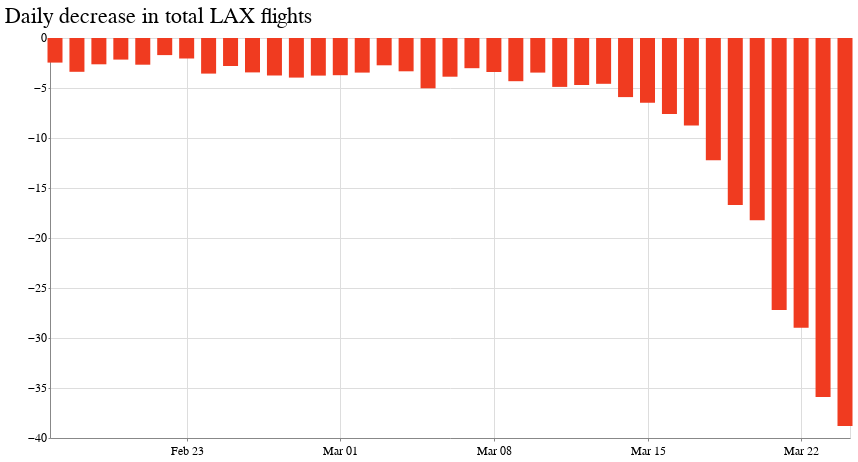

The notebook cell saved with this chart:
### Code cell
alt.Chart(lax).mark_bar(size=15,color='#f03b20').encode(
    x=alt.X('date:T', title='', axis=alt.Axis(tickCount=6, format='%b %d')),
    y=alt.Y('pct_diff:Q', title='')
).properties(width=800, height=400,
    title='Daily decrease in total LAX flights'
)

### Figure 1 — Vega-Lite specification as saved in the notebook (floating-point values rounded to 4 significant figures)
{"config": {"view": {"width": 800, "height": 450}, "background": "#ffffff", "title": {"anchor": "start", "font": "Benton Gothic Bold, sans", "fontColor": "#000000", "fontSize": 22, "fontWeight": "normal"}, "arc": {"fill": "#82c6df"}, "area": {"fill": "#82c6df"}, "line": {"stroke": "#82c6df", "strokeWidth": 3}, "path": {"stroke": "#82c6df"}, "rect": {"fill": "#82c6df"}, "shape": {"stroke": "#82c6df"}, "bar": {"fill": "#82c6df"}, "point": {"stroke": "#82c6df"}, "symbol": {"fill": "#82c6df", "size": 30}, "axis": {"titleFont": "Benton Gothic Bold, sans", "titleFontSize": 13, "titleFontWeight": "normal", "labelFont": "Benton Gothic, sans", "labelFontSize": 11.5, "labelFontWeight": "normal"}, "axisX": {"labelAngle": 0, "labelPadding": 4, "tickSize": 3}, "axisY": {"labelBaseline": "middle", "maxExtent": 45, "minExtent": 45, "tickSize": 2, "titleAlign": "left", "titleAngle": 0, "titleX": -45, "titleY": -11}, "legend": {"titleFont": "Benton Gothic Bold, sans", "titleFontSize": 13, "titleFontWeight": "normal", "symbolType": "square", "labelFont": "Benton Gothic, sans", "labelFontSize": 11.5}, "range": {"category": ["#3580b1", "#ec8431", "#ab7fb4", "#c89d29", "#adc839", "#829eb1"], "diverging": ["#e68a4f", "#f4bb6a", "#f9e39c", "#dadfe2", "#a6b7c6", "#849eae"], "heatmap": ["#fbf2c7", "#f9e39c", "#f8d36e", "#f4bb6a", "#e68a4f", "#d15a40", "#ab4232"], "ordinal": ["#fbf2c7", "#f9e39c", "#f8d36e", "#f4bb6a", "#e68a4f", "#d15a40", "#ab4232"], "ramp": ["#fbf2c7", "#f9e39c", "#f8d36e", "#f4bb6a", "#e68a4f", "#d15a40", "#ab4232"]}}, "data": {"name": "data-c96c20a95d68bc53ee47d300ef9d2ef4"}, "mark": {"type": "bar", "color": "#f03b20", "size": 15}, "encoding": {"x": {"type": "temporal", "axis": {"format": "%b %d", "tickCount": 6}, "field": "date", "title": ""}, "y": {"type": "quantitative", "field": "pct_diff", "title": ""}}, "height": 400, "title": "Daily decrease in total LAX flights", "width": 800, "$schema": "https://vega.github.io/schema/vega-lite/v4.0.2.json", "datasets": {"data-c96c20a95d68bc53ee47d300ef9d2ef4": [{"date": "2/17/20", "airport": "LAX", "scheduled": 894, "departed": 872, "diff": -22, "pct_diff": -2.46}, {"date": "2/18/20", "airport": "LAX", "scheduled": 947, "departed": 915, "diff": -32, "pct_diff": -3.38}, {"date": "2/19/20", "airport": "LAX", "scheduled": 912, "departed": 888, "diff": -24, "pct_diff": -2.63}, {"date": "2/20/20", "airport": "LAX", "scheduled": 925, "departed": 905, "diff": -20, "pct_diff": -2.16}, {"date": "2/21/20", "airport": "LAX", "scheduled": 936, "departed": 911, "diff": -25, "pct_diff": -2.67}, {"date": "2/22/20", "airport": "LAX", "scheduled": 877, "departed": 862, "diff": -15, "pct_diff": -1.71}, {"date": "2/23/20", "airport": "LAX", "scheduled": 829, "departed": 812, "diff": -17, "pct_diff": -2.05}, {"date": "2/24/20", "airport": "LAX", "scheduled": 927, "departed": 894, "diff": -33, "pct_diff": -3.56}, {"date": "2/25/20", "airport": "LAX", "scheduled": 929, "departed": 903, "diff": -26, "pct_diff": -2.8}, {"date": "2/26/20", "airport": "LAX", "scheduled": 930, "departed": 898, "diff": -32, "pct_diff": -3.44}, {"date": "2/27/20", "airport": "LAX", "scheduled": 959, "departed": 923, "diff": -36, "pct_diff": -3.75}, {"date": "2/28/20", "airport": "LAX", "scheduled": 960, "departed": 922, "diff": -38, "pct_diff": -3.96}, {"date": "2/29/20", "airport": "LAX", "scheduled": 904, "departed": 870, "diff": -34, "pct_diff": -3.76}, {"date": "3/1/20", "airport": "LAX", "scheduled": 860, "departed": 828, "diff": -32, "pct_diff": -3.72}, {"date": "3/2/20", "airport": "LAX", "scheduled": 924, "departed": 892, "diff": -32, "pct_diff": -3.46}, {"date": "3/3/20", "airport": "LAX", "scheduled": 916, "departed": 891, "diff": -25, "pct_diff": -2.73}, {"date": "3/4/20", "airport": "LAX", "scheduled": 932, "departed": 901, "diff": -31, "pct_diff": -3.33}, {"date": "3/5/20", "airport": "LAX", "scheduled": 974, "departed": 925, "diff": -49, "pct_diff": -5.03}, {"date": "3/6/20", "airport": "LAX", "scheduled": 956, "departed": 919, "diff": -37, "pct_diff": -3.87}, {"date": "3/7/20", "airport": "LAX", "scheduled": 895, "departed": 868, "diff": -27, "pct_diff": -3.02}, {"date": "3/8/20", "airport": "LAX", "scheduled": 913, "departed": 882, "diff": -31, "pct_diff": -3.4}, {"date": "3/9/20", "airport": "LAX", "scheduled": 925, "departed": 885, "diff": -40, "pct_diff": -4.32}, {"date": "3/10/20", "airport": "LAX", "scheduled": 926, "departed": 894, "diff": -32, "pct_diff": -3.46}, {"date": "3/11/20", "airport": "LAX", "scheduled": 941, "departed": 895, "diff": -46, "pct_diff": -4.89}, {"date": "3/12/20", "airport": "LAX", "scheduled": 958, "departed": 913, "diff": -45, "pct_diff": -4.7}, {"date": "3/13/20", "airport": "LAX", "scheduled": 982, "departed": 937, "diff": -45, "pct_diff": -4.58}, {"date": "3/14/20", "airport": "LAX", "scheduled": 930, "departed": 875, "diff": -55, "pct_diff": -5.91}, {"date": "3/15/20", "airport": "LAX", "scheduled": 897, "departed": 839, "diff": -58, "pct_diff": -6.47}, {"date": "3/16/20", "airport": "LAX", "scheduled": 959, "departed": 886, "diff": -73, "pct_diff": -7.61}, {"date": "3/17/20", "airport": "LAX", "scheduled": 949, "departed": 866, "diff": -83, "pct_diff": -8.75}, {"date": "3/18/20", "airport": "LAX", "scheduled": 924, "departed": 811, "diff": -113, "pct_diff": -12.23}, {"date": "3/19/20", "airport": "LAX", "scheduled": 970, "departed": 808, "diff": -162, "pct_diff": -16.7}, {"date": "3/20/20", "airport": "LAX", "scheduled": 955, "departed": 781, "diff": -174, "pct_diff": -18.22}, {"date": "3/21/20", "airport": "LAX", "scheduled": 923, "departed": 672, "diff": -251, "pct_diff": -27.19}, {"date": "3/22/20", "airport": "LAX", "scheduled": 873, "departed": 620, "diff": -253, "pct_diff": -28.98}, {"date": "3/23/20", "airport": "LAX", "scheduled": 919, "departed": 589, "diff": -330, "pct_diff": -35.91}, {"date": "3/24/20", "airport": "LAX", "scheduled": 923, "departed": 565, "diff": -358, "pct_diff": -38.79}]}}
